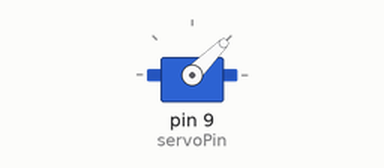
Recording of a sketch running on a simulated Arduino Uno, built with avr-gcc and run on an emulated ATmega328P. On the bench: servo. What the sketch prints to the serial monitor is not drawn.

Above: at 1.05 s.
Timing chart, 0 to 5.6 s (numbered marks = the images above):
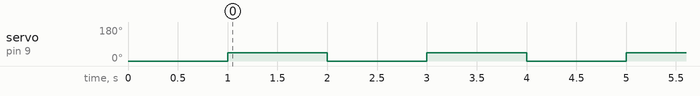

Measured:
- by itself, servo on pin 9 (servoPin): alternates 45° for 1.0 s and 0° for 1.0 s

The sketch:

rotor.ino
```cpp
// Include the Servo library
#include <Servo.h>
// Declare the Servo pin
int servoPin = 9;  //pin 11 in actual main


// Create a servo object
Servo servo_claw;
void setup() {
   // We need to attach the servo to the used pin number
   servo_claw.attach(servoPin);
   Serial.begin(9600);
   servo_claw.write(0);
   delay(1000);
   Serial.print("go to 0");
}
void loop(){
   // Make servo go to 0 degrees

   // Make servo go to 90 degrees
   servo_claw.write(45);
   delay(1000);
   // Make servo go to 180 degrees
   servo_claw.write(0);
   delay(1000);
}
```
